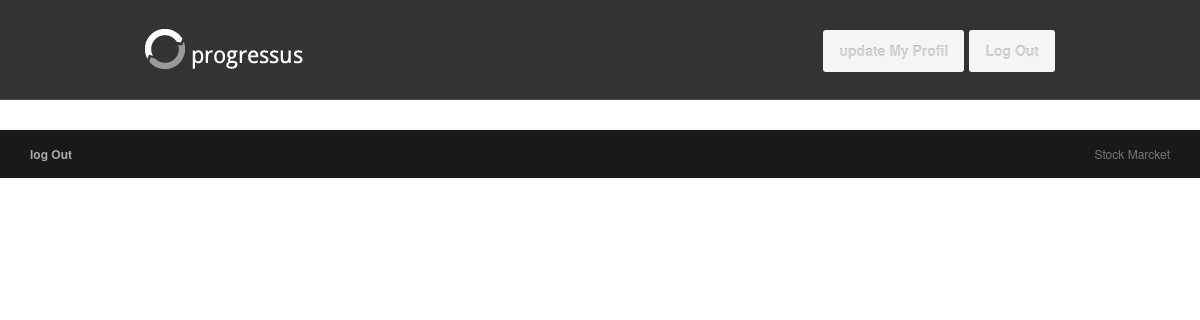
Before: /view/update.php with the older database file.
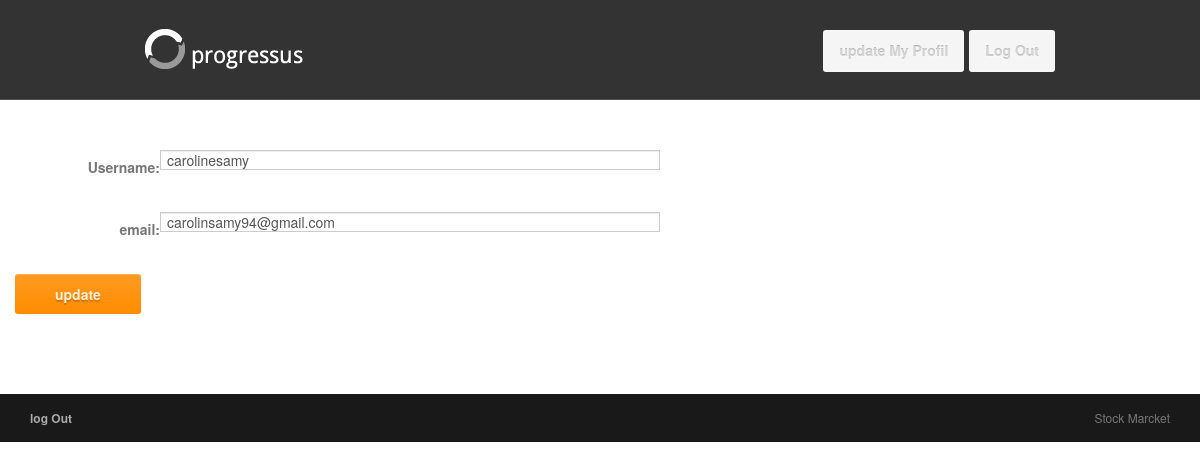
After: the same page with the newer database file.
### tables this page shows
CREATE TABLE `user` (
  `id` int(10) NOT NULL AUTO_INCREMENT,
  `email` varchar(50) DEFAULT NULL,
  `passwd` varchar(50) DEFAULT NULL,
  `gender` enum('male','female') DEFAULT NULL,
  `username` varchar(50) DEFAULT NULL,
  PRIMARY KEY (`id`)
);

### view/update.php (the view, shortened to what this page needs)
<!DOCTYPE html>
<html>
	    <head>
        <link href="bootstrap/css/bootstrap.min.css" rel="stylesheet">
	<link rel="stylesheet" href="assets/css/bootstrap.min.css">
	<link rel="stylesheet" href="assets/css/font-awesome.min.css">
	<link rel="stylesheet" href="assets/css/bootstrap-theme.css" media="screen" >
	<link rel="stylesheet" href="assets/css/main.css">
    </head>
    <body class="home">
        <div class="top-content">
        <div class="inner-bg">
        <div class="navbar navbar-inverse navbar-fixed-top headroom" >
        <div class="container">
            <div class="navbar-header">
                <a class="navbar-brand" href="index.html"><img src="assets/images/logoo.png" alt="Progressus HTML5 template"></a>
            </div>
            <div class="navbar-collapse collapse">
                <ul class="nav navbar-nav pull-right">
                <li><a class="btn" href="update.php">update My Profil</a></li>
                    <li><a class="btn" href="signin.php">Log Out</a></li>
                </ul>
            </div>
        </div>
    </div>
<?php
require("../model/DB.php");
echo '<div class="form-horizontal">';
echo '<div class="container-fluid">
<div style="height:50px";></div>';
	echo '<form class="form-horizontal">';
 $result=mysqli_query($link, "select * from user where id=1 ");
        while($row = mysqli_fetch_assoc($result))
            {
              $data[]=$row;
             }
             foreach($data as $i => $row)
              {
                echo('	<br><br><br><br><br>
                	<div class="form-group">
		<label class="control-label" >Username:</label>
		<div class="input-group col-md-5">
			<input class="form-control" id="fn" name="fname" type="text" value='.$row['username'].'>
		</div>
	</div><br> ');
	echo'<div class="form-group">
		<label class="control-label" >email:</label>
		<div class="input-group col-md-5">
			<input class="form-control" id="em" name="email" type="text" value='.$row['email'].'>
		</div>
	</div><br>';
echo '<button type="submit" class="btn btn-primary " id="up">update</button>
</form>
	</div> </div>';
			 }
?>
</div>
</div>
  <footer id="footer" class="top-space">
 <div class="footer2">
      <div class="container">
        <div class="row">
          <div class="col-md-6 widget">
            <div class="widget-body">
              <p class="simplenav">
                <b><a href="signin.php">log Out</a></b>
              </p>
            </div>
          </div>
          <div class="col-md-6 widget">
            <div class="widget-body">
              <p class="text-right">
                Stock Marcket
              </p>
            </div>
          </div>
        </div>
      </div>
    </div>
  </footer>
</body>
</html>

### view/assets/css/main.css (style rules this page uses)
.headroom { -webkit-transition: all 0.4s ease-out; -moz-transition: all 0.4s ease-out; -o-transition: all 0.4s ease-out; transition: all 0.4s ease-out; }
label { color: #777; }
.top-space { margin-top: 60px; }
img { max-width:100%; }
.footer2 { background: #191919; padding: 15px 0; color: #777; font-size: 12px; }
.footer2 a { color: #aaa; }
.footer2 p { margin: 0; }

Changed rows visible on the page:
added user: fname "carolinesamy", email "carolinsamy94@gmail.com"
